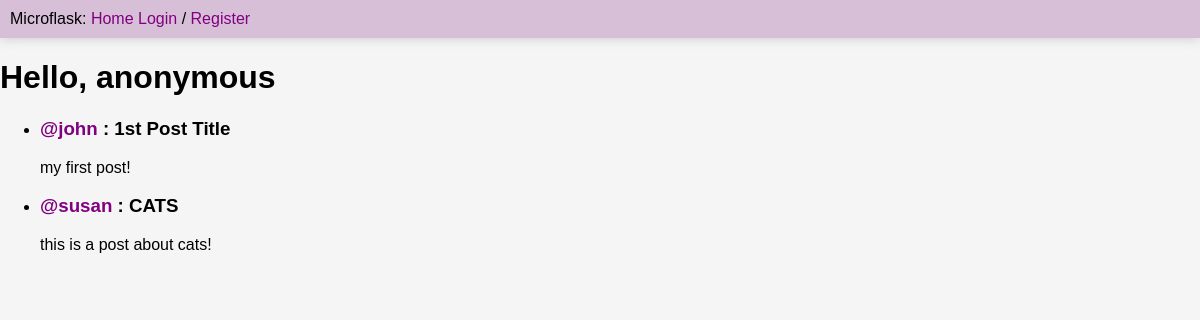
/, run on an earlier commit of the app's database.
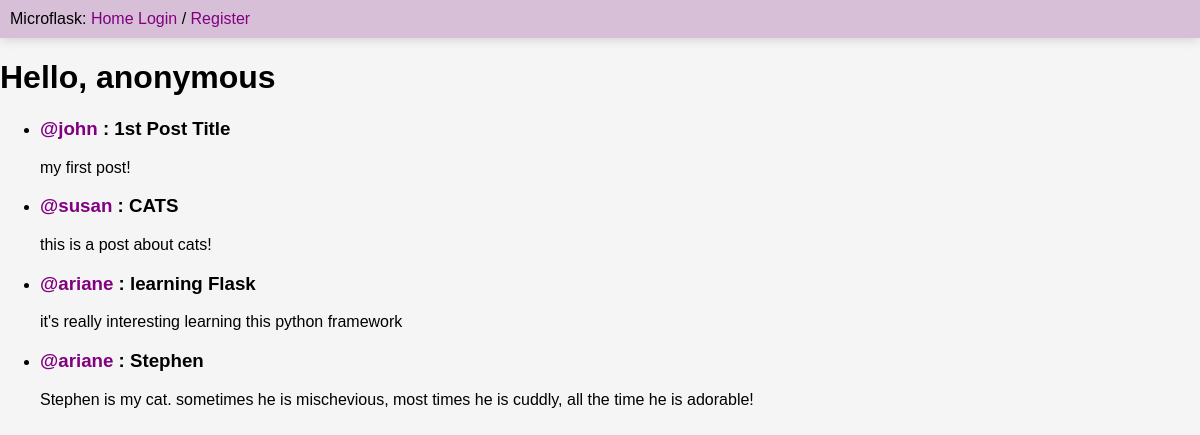
And on a later commit of the database.
### app/models.py (models this page shows, shortened)
class Post(db.Model):
  id = db.Column(db.Integer, primary_key=True)
  title = db.Column(db.String(60))
  body = db.Column(db.String(140))
  timestamp = db.Column(db.DateTime, index=True, default=datetime.utcnow)
  user_id = db.Column(db.Integer, db.ForeignKey('user.id'))

class User(UserMixin, db.Model):
  id = db.Column(db.Integer, primary_key=True)
  username = db.Column(db.String(64), index=True, unique=True)
  email = db.Column(db.String(120), index=True, unique=True)
  password_hash = db.Column(db.String(128))
  posts = db.relationship('Post', backref='author', lazy='dynamic')
  about_me = db.Column(db.String(140))
  last_seen = db.Column(db.DateTime, default=datetime.utcnow)

### app/routes.py (the view)
@app.route('/')
def index():
  return render_template('index.html', title='Home', posts=Post.query.all())

### app/routes.py (called while the page is built)
@app.before_request
def before_request():
  if current_user.is_authenticated:
    current_user.last_seen = datetime.utcnow()
    db.session.commit()

### app/templates/index.html
{% extends 'layout.html' %}
{% block content %}
  <h1>Hello, {{ current_user.username or 'anonymous' }}</h1>
  <ul>
    {% for post in posts%}
      <li>
        <h3>
          <a href="{{ url_for('user', username=post.author.username) }}">
            @{{ post.author.username }}
          </a>
          : {{ post.title }}
        </h3>
        <span> {{ post.body }}</span>
      </li>
    {% endfor %}
  </ul>
{% endblock %}

What changed in the data, as far as the page shows it:
added Post: author.username "ariane", title "learning Flask", body "it's really interesting learning this python framework"
added Post: author.username "ariane", title "Stephen", body "Stephen is my cat. sometimes he is mischevious, most times he is cuddly, all the time he is adorable!"
